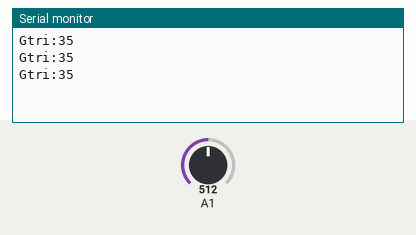
Recording of a sketch running on a simulated Arduino Uno, built with avr-gcc and run on an emulated ATmega328P. Parts: the last lines printed to the serial monitor. The inputs (shaded band) are chosen by the test bench; at power-on: A1 = 512.

Above: at 1.8 s.
1.9 s: A1 set to 490
At 2.4 s:
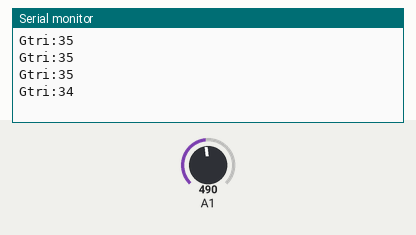
3.4 s: A1 set to 306
At 3.9 s:
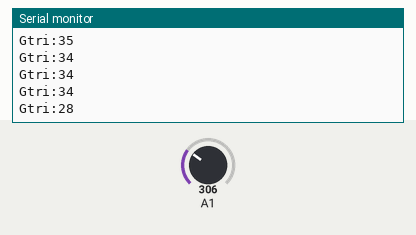
Timing chart, 0 to 6.4 s (numbered marks = the images above; inputs shaded):
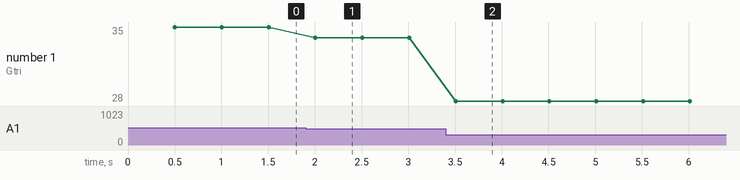

The sketch:

Test_POT.ino
```cpp
unsigned long time;
void setup() {
  Serial.begin(9600);
  time = millis();
}

void loop() {
  if(unsigned(millis()) - time > 500) {
    Serial.print("\nGtri:");
    Serial.print(int(((float)analogRead(A1)/1023.0)*100.0*0.3+20.0));
    time = millis();
  }
}
```

Measured:
- after the input at 1.9 s, the serial monitor: prints a new line after 0.11 s (image 1)
- after the input at 3.4 s, the serial monitor: prints a new line after 0.11 s (image 2)
- plotted number 1: 35 → 34 after the input at 1.9 s, 34 → 28 after the input at 3.4 s
